Frame 1 (no input): blank canvas, image omitted
Frame 60 (the mouse pressed at the canvas centre just before this capture): blank canvas, image omitted
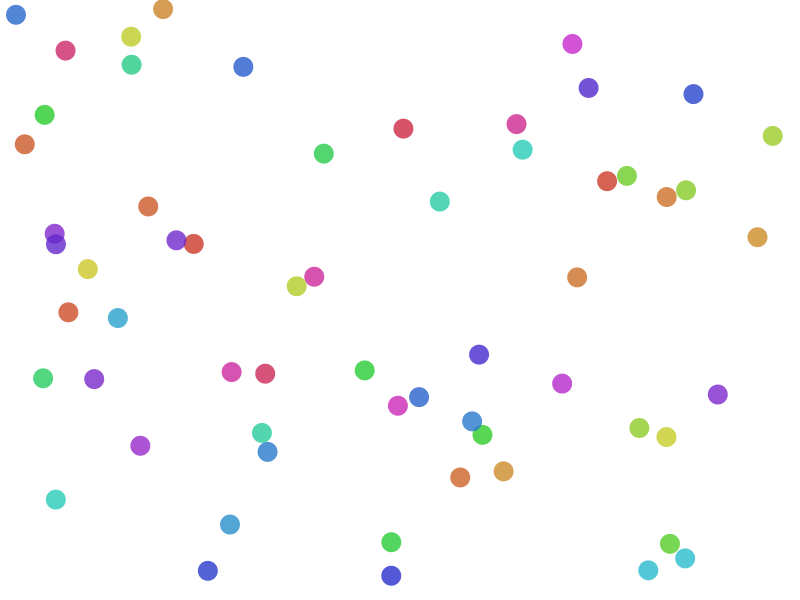
Frame 120 (the mouse held since frame 60 and released just before this capture)

The Processing sketch whose frames 1 and 60 were blank and that drew this single picture after the mouse press (run headless with seeded random() and noise(); from frame 60 on, the mouse is pressed at the canvas centre):

// Processing sketch: processing_105675
// ── processing_105675.pde

// use this to store whether the sketch is running or not
boolean running = false;

void setup() {
  size(800, 600);
  background(255);
  colorMode(HSB, 360, 100, 100, 100);
  noStroke();
}

void draw() {

  if (running) {
    // change to a random color
    fill(random(360), 80, 80, 80);
    ellipse(random(width), random(height), 20, 20);
  }
}

void mousePressed() {
  running = !running;
  
  // the above line is the same as doing this, but only
  // takes one line!
  //if (running == true) {
  //  running = false;
  //} else {
  //  running = true;
  //}
  
}
